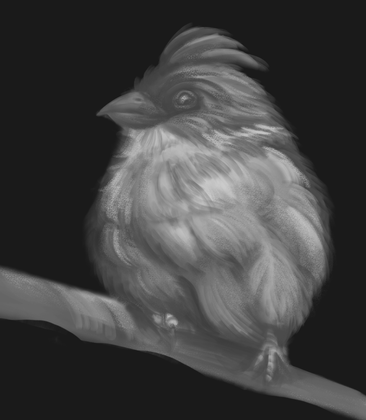
%> input picture 大作业/1-4/a.png, 366 x 420 px, shrunk from 1000 x 1146 before the run
$ octave rsl.m   (GNU Octave 9; MATLAB toolbox functions it lacks are replaced by stand-ins)
%> lines starting %> are read from the running program, lines starting %| are printed output that depends on the picture; in (x1, y1, x2, y2) boxes, pixels count from 0 and x2, y2 are one past the last pixel; in counts of white or black regions, pixels touching at a corner belong together; the program's own positions count from 1
%% 几种边界检测
clc;
clear vars;
close all;

%% 导入图像
img = imread('a.png');
%> img is the input picture: size 420x366x3 uint8; min 22, max 203, mean 65.4
img = rgb2gray(img);
%> img: size 420x366 uint8
subplot(2,2,1);
imshow(img);
title('原始图像');
[m,n] = size(img);
%> m = 420; n = 366
T = 20;

%% Roberts算子
imgr = zeros(m,n);
for i=2:m-1
    for j=2:n-1
        imgr(i,j)= abs(img(i,j)-img(i+1,j+1)) + abs(img(i+1,j)-img(i,j+1));
        if imgr(i,j)<T
            imgr(i,j) = 0;
        else
            imgr(i,j) = 255;
        end
    end
end
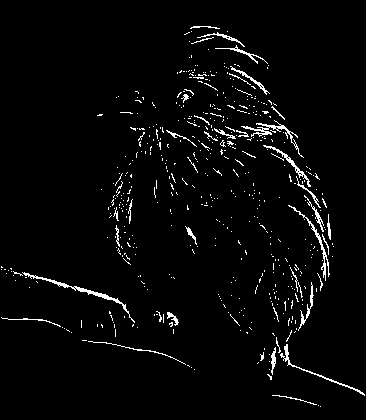
%> imgr: size 420x366 double; 3.1% white in thin lines or dots
subplot(2,2,2);
imshow(imgr);
title('Roberts算子图像');

%% Laplace算子
imgl = zeros(m,n);
for i=2:m-1
    for j=2:n-1
        imgl(i,j)= abs(img(i+1,j)+img(i-1,j)+img(i,j+1)+img(i,j-1)-4*img(i,j));
        if imgl(i,j)<T
            imgl(i,j) = 0;
        else
            imgl(i,j) = 255;
        end
    end
end
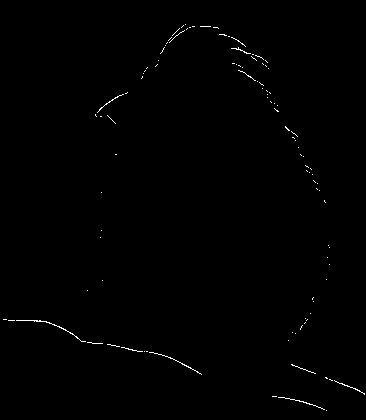
%> imgl: size 420x366 double; 0.44% white in thin lines or dots
subplot(2,2,3);
imshow(imgl);
title('Laplace算子图像');

%% Sobel算子
imgs = zeros(m,n);
for i=2:m-1
    for j=2:n-1
        imgs(i,j)= abs(img(i-1,j+1)+2*img(i,j+1)+img(i+1,j+1)-img(i-1,j-1)-2*img(i,j-1)-img(i+1,j-1)) + abs(img(i+1,j-1)+2*img(i+1,j)+img(i+1,j+1)-img(i-1,j-1)-2*img(i-1,j)-img(i-1,j+1));
        if imgs(i,j)<T
            imgs(i,j) = 0;
        else
            imgs(i,j) = 255;
        end
    end
end
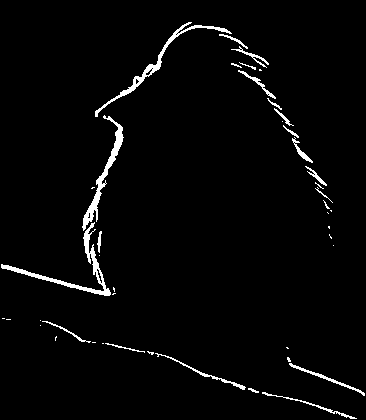
%> imgs: size 420x366 double; 2.7% white; 44 white regions (23 under 20 px), largest, box (x1, y1, x2, y2) and area: (1, 222, 111, 296) 861, (82, 115, 124, 231) 748, (95, 22, 232, 117) 723
subplot(2,2,4);
imshow(imgs);
title('Sobel算子图像');
